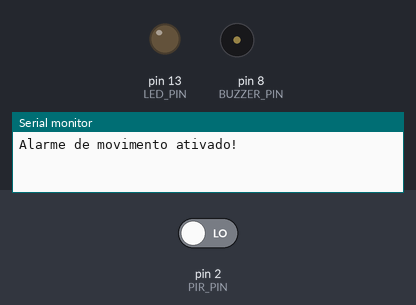
Simulated run of this sketch. Board: Arduino Uno, built with avr-gcc and run on an emulated ATmega328P. Parts: output pins drawn as LEDs (lit = HIGH), buzzer (waves = sounding), the last lines printed to the serial monitor. Inputs (shaded band) come from the test bench; at power-on: pin 2 (PIR_PIN) LOW.

Above: at 1.2 s.
1.3 s: pin 2 (PIR_PIN) driven HIGH
At 2.5 s:
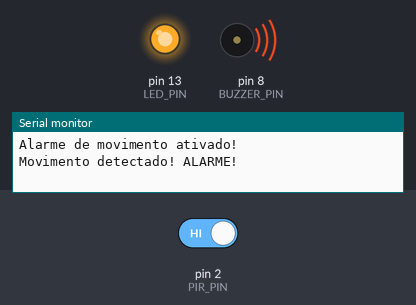
2.8 s: pin 2 (PIR_PIN) driven LOW
At 4.2 s:
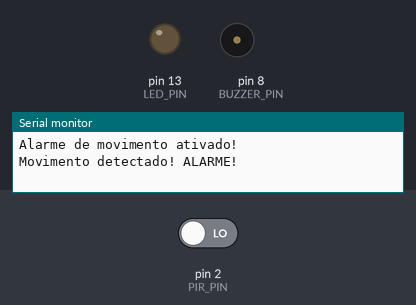
Timing chart, 0 to 5.8 s (numbered marks = the images above; inputs shaded):
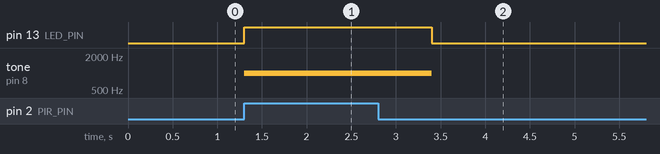

The sketch:

AlarmeMovimento.ino
```cpp
/*
 * Projeto: Alarme de Movimento com Sensor PIR
 * Autor: Henrique Monteiro Cardoso
 * Data: 2024-06-07
 * Descrição: Alarme de movimento usando sensor PIR, buzzer e LED.
 */

const int PIR_PIN = 2;     // Pino digital do sensor PIR
const int BUZZER_PIN = 8;  // Pino do buzzer
const int LED_PIN = 13;    // LED indicador
const int ALARME_TEMPO = 2000; // ms
const int DELAY_LOOP = 100; // ms

void setup() {
  pinMode(PIR_PIN, INPUT);
  pinMode(BUZZER_PIN, OUTPUT);
  pinMode(LED_PIN, OUTPUT);
  Serial.begin(9600);
  Serial.println("Alarme de movimento ativado!");
}

void loop() {
  if (digitalRead(PIR_PIN) == HIGH) {
    digitalWrite(LED_PIN, HIGH);
    tone(BUZZER_PIN, 1000); // frequência do alarme
    Serial.println("Movimento detectado! ALARME!");
    delay(ALARME_TEMPO);
  } else {
    digitalWrite(LED_PIN, LOW);
    noTone(BUZZER_PIN);
  }
  delay(DELAY_LOOP);
} 
```

Measured:
- after the input at 1.3 s, pin 13 (LED_PIN): LOW → HIGH at once; tone on pin 8 (BUZZER_PIN): silent → 1000 Hz at once
- after the input at 2.8 s, pin 13 (LED_PIN): HIGH → LOW after 0.60 s; tone on pin 8 (BUZZER_PIN): 1000 Hz → silent after 0.60 s
